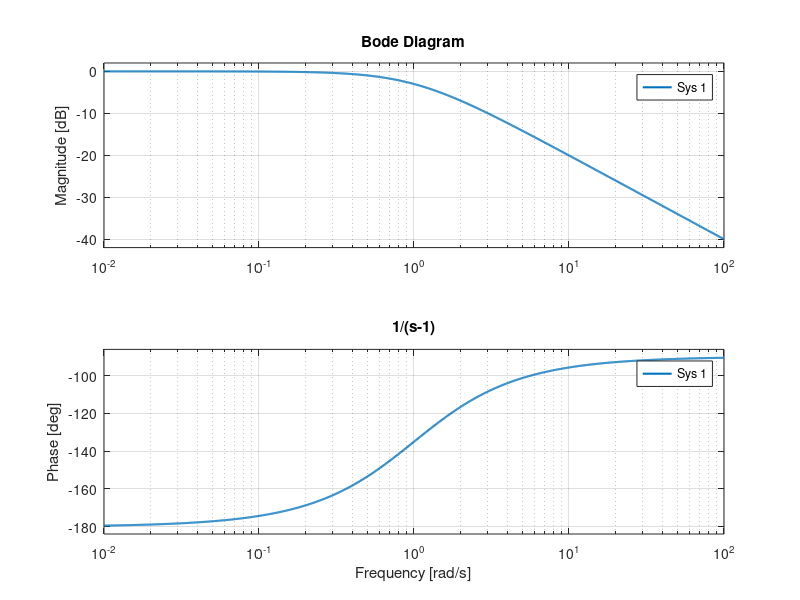

Recreate this plot in MATLAB.
%%
clear; close all; clc;
set(groot, 'DefaultLineLineWidth', 1.5);

s = tf('s')

C = 1 / (s ) 

figure(1)

subplot(2,3,1)
bode(s+1)
title('s+1')

subplot(2,3,2)
bode(s-1)
title('s-1')

subplot(2,3,3)
bode(s)
title('s')

subplot(2,3,4)
bode(1/s)
title('1/s')

subplot(2,3,5)
bode(1/(s+1))
title('1/(s+1)')

subplot(2,3,6)
bode(1/(s-1))
title('1/(s-1)')
